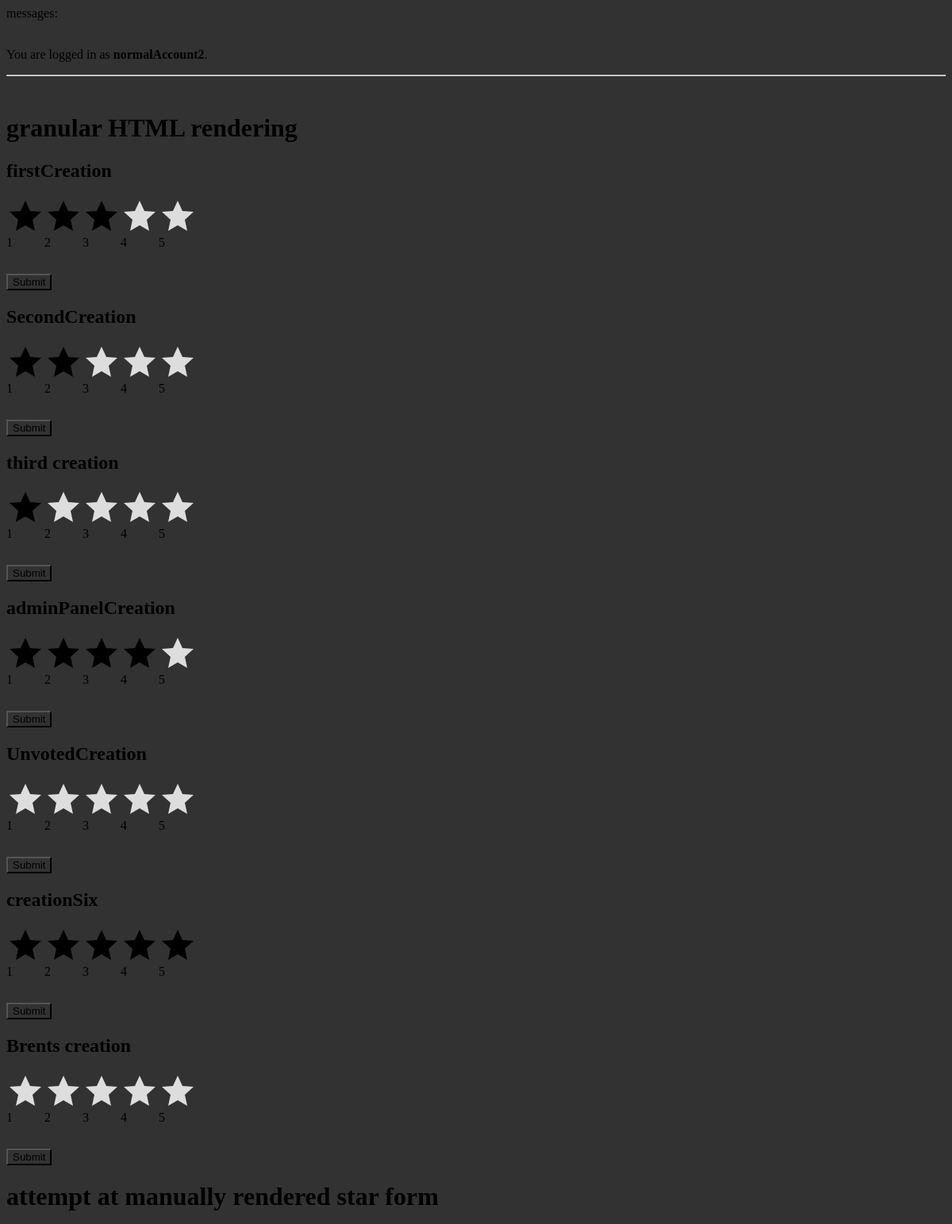
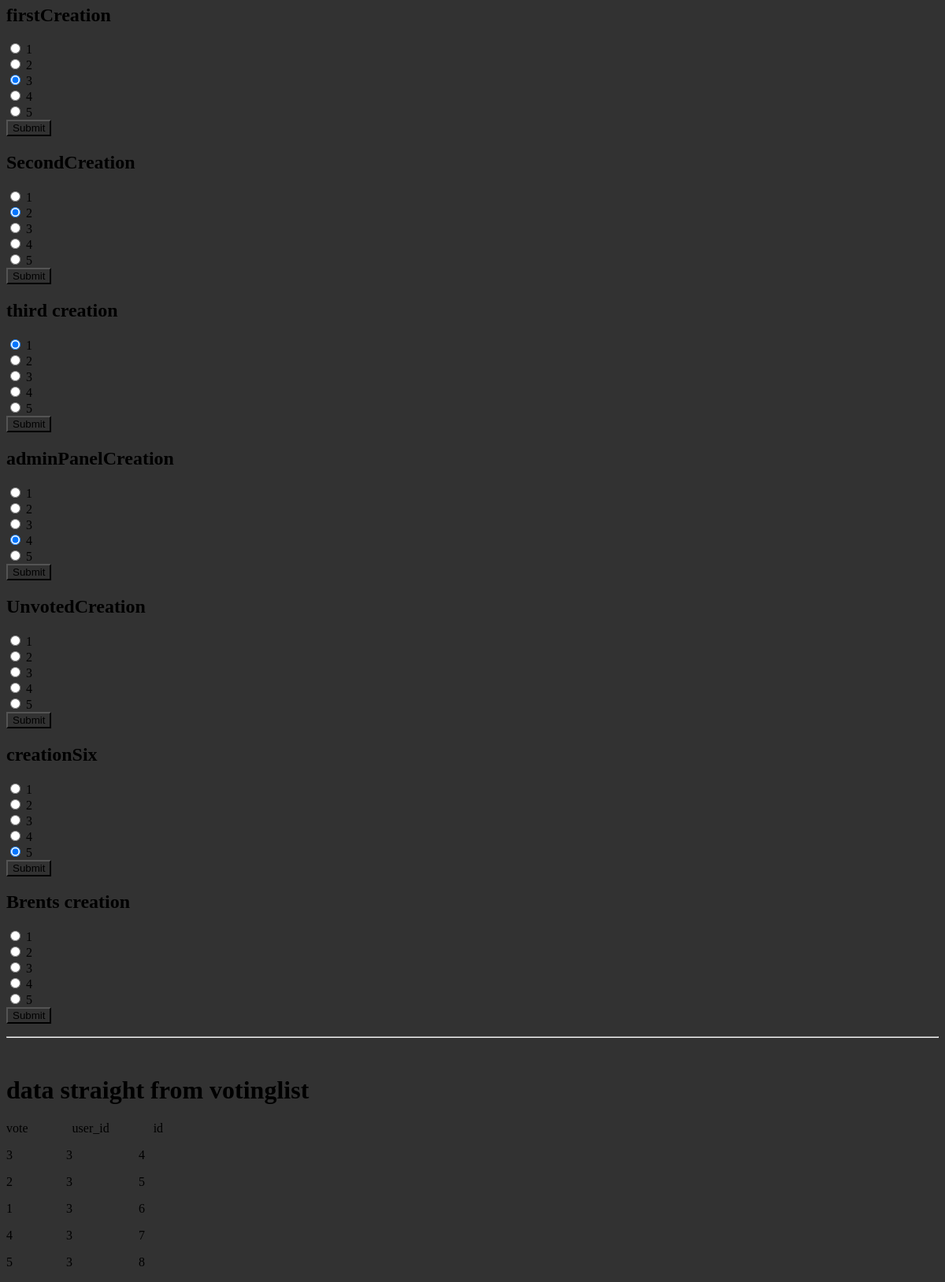
The page /voting/myvotes/ (signed in) on the database its author committed (2 pictures, top to bottom).
### voting/models.py (models this page shows)
class Creation(models.Model):
    name = models.CharField(max_length=200)
    description = models.CharField(max_length=200)
    creator = models.CharField(max_length=200)
    def __str__(self):
        return self.name

class VotingList(models.Model):
    CHOICES = [('1', '1'), ('2', '2'), ('3', '3'), ('4', '4'), ('5', '5')]
    user = models.ForeignKey(User, on_delete=models.CASCADE)
    creation = models.ManyToManyField(Creation)
    vote = models.IntegerField(blank=True, null=True)

### voting/views.py (the view)
# urls.py: path("myvotes/", views.myVotes, name="myvotes"),
@login_required  # TODO add this
def myVotes(request):
    if request.method == "POST":
        print("POST")
        form = VotingForm(data=request.POST)
        print(f"formErrors: {form.errors}")
        if form.is_valid():
            vote = form.cleaned_data.get('vote')
            creationId = form.cleaned_data.get('creationId')
            user = request.user
            print(f"________FORMSTUFF______: {vote, creationId, user}")
            if not VotingList.objects.filter(user=user, creation=Creation.objects.get(id=creationId)).exists():
                print("no voting list")
                newVotingList = VotingList(user=user,
                                           vote=vote,
                                           )
                newVotingList.save()
                newVotingList.creation.set([creation])
            elif VotingList.objects.filter(user=user, creation=Creation.objects.get(id=creationId)).exists():
                updateVotingList = VotingList.objects.get(
                    user=user, creation=Creation.objects.get(id=creationId))
                updateVotingList.vote = vote
                updateVotingList.save()
        else:
            print("invalid form")
        return redirect("voting:myvotes")
    elif request.method == "GET":
        formDict = {}
        for creation in Creation.objects.all():
            form = VotingForm(initial={'creationId': creation.id})
            if VotingList.objects.filter(user=request.user, creation=Creation.objects.get(id=creation.id)).exists():
                currentVote = VotingList.objects.filter(
                    user=request.user, creation=Creation.objects.get(id=creation.id)).get().vote
                form = VotingForm(
                    initial={'creationId': creation.id, 'vote': currentVote})
            else:
                form = VotingForm(
                    initial={'creationId': creation.id, 'vote': None})
            formDict[creation] = form
        print(f"formDict: {formDict}")
        return render(request=request,
                      template_name="voting/myvotes.html",
                      context={"formDict": formDict,
                               "creations": Creation.objects.all(),
                               "votingLists": VotingList.objects.filter(user_id=request.user.id)
                               })

### voting/templates/voting/myvotes.html (shortened to what this page needs)
{% extends 'voting/header.html' %}
{% block content %}
{% include "voting/includes/status.html" %}
<hr>
<br>
<h1>granular HTML rendering</h1>
{% for creation, form in formDict.items %}
<form method="post" novalidate>
      <h2>{{ creation.name }}</h2>
      <div class="voteform">
        {% for radio in form.vote %}
        <label for="{{ radio.id_for_label }}">{{ radio.choice_label }}</label>
        {% endfor %}
      </div>
    <button type="submit">Submit</button>
  </form>
{% endfor %}
<h1> attempt at manually rendered star form</h1>
{% for creation, form in formDict.items %}
<form method="post" novalidate>
      <h2>{{ creation.name }}</h2>
      <div class="vote">{{ form.vote }}</div>
    <button type="submit">Submit</button>
  </form>
{% endfor %}
<hr>
<br>
<h1>data straight from votinglist</h1>
vote &emsp;&emsp;&emsp; user_id &emsp;&emsp;&emsp; id
{% for item in votingLists %}
  <p>
    {{item.vote}}&emsp;&emsp;&emsp;&emsp;
    {{item.user_id}}&emsp;&emsp;&emsp;&emsp;&emsp;
    {{item.id}}&emsp;&emsp;&emsp;
  </p>
{% endfor %}
{% endblock %}

### voting/templates/voting/includes/status.html
<div>
    <p>
        {% if user.is_authenticated %}
        You are logged in as <strong>{{ user.username }}</strong>.
        {% else %}
        You are not logged in.
        {% endif %}
    </p>
</div>

### voting/static/css/style.css (style rules this page uses)
* { background-color: rgb(50, 50, 50); }
.voteform { display: flex; }
.voteform label { width: 48px; height: 48px; padding: 48px 0 0; overflow: hidden; background: url('../stars.svg') no-repeat top left; }

### rows shown on the page
Creation: name "firstCreation", choice_label "1" "2" "3" "4" "5"
Creation: name "SecondCreation", choice_label "1" "2" "3" "4" "5"
Creation: name "third creation", choice_label "1" "2" "3" "4" "5"
Creation: name "adminPanelCreation", choice_label "1" "2" "3" "4" "5"
Creation: name "UnvotedCreation", choice_label "1" "2" "3" "4" "5"
Creation: name "creationSix", choice_label "1" "2" "3" "4" "5"
Creation: name "Brents creation", choice_label "1" "2" "3" "4" "5"
VotingList: vote "3", user_id "3", id "4"
VotingList: vote "2", user_id "3", id "5"
VotingList: vote "1", user_id "3", id "6"
VotingList: vote "4", user_id "3", id "7"
VotingList: vote "5", user_id "3", id "8"

### other values the page prints
{{ user.username }} "normalAccount2"
